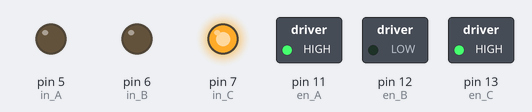
Recording of a sketch running on a simulated Arduino Uno, built with avr-gcc and run on an emulated ATmega328P. Shown: switched loads named in the sketch (green lamp = pin HIGH), output pins drawn as LEDs (lit = HIGH). What the sketch prints to the serial monitor is not drawn.

Above: at 0.15 s.
At 0.75 s:
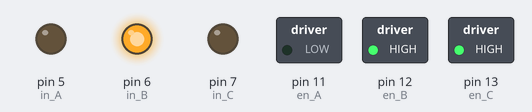
At 1.05 s:
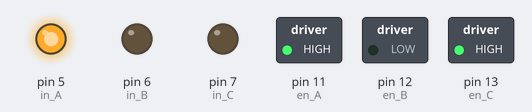
At 1.35 s:
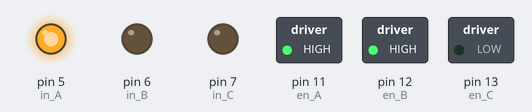
At 2.25 s:
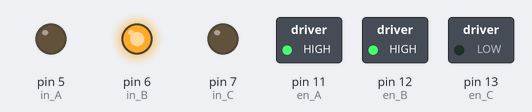
At 3.45 s:
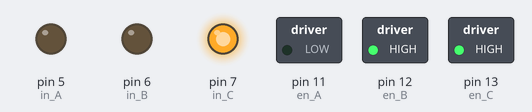
Timing chart, 0 to 4.1 s (numbered marks = the images above):
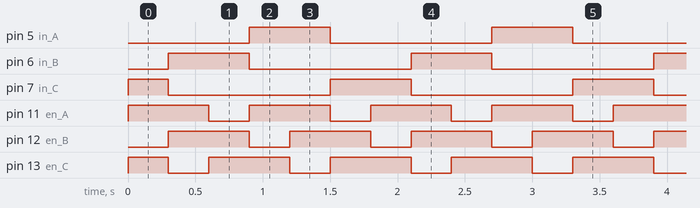

The sketch:

test_sudongPulses1.ino
```cpp
const byte en_A = 11;
const byte in_A = 5;
const byte en_B = 12;
const byte in_B = 6;
const byte en_C = 13;
const byte in_C = 7;

int speed_motor = 300;

void setup() {
  pinMode(en_A,OUTPUT);
  pinMode(in_A,OUTPUT);
  pinMode(en_B,OUTPUT);
  pinMode(in_B,OUTPUT);
  pinMode(en_C,OUTPUT);
  pinMode(in_C,OUTPUT);

  // start serial port at 9600 bps:
  Serial.begin(115200);
  while (!Serial) {
    ; // wait for serial port to connect. Needed for native USB port only
  }
}

void loop() {
  //increasing speed gradually by loop
  for (int i=0; i<20; i++) {
    motor_run();
  }

  if (speed_motor > 3) speed_motor = speed_motor - 1; //increasing speed
  Serial.println(speed_motor);  //print out speed to serial port
}

void motor_run() {
  digitalWrite(en_A,1);
  digitalWrite(in_A,0);
  digitalWrite(en_B,0);
  digitalWrite(in_B,0);
  digitalWrite(en_C,1);
  digitalWrite(in_C,1);
  delay(speed_motor); //Phase 1
  digitalWrite(en_A,1);
  digitalWrite(in_A,0);
  digitalWrite(en_B,1);
  digitalWrite(in_B,1);
  digitalWrite(en_C,0);
  digitalWrite(in_C,0);
  delay(speed_motor); //Phase 2
  digitalWrite(en_A,0);
  digitalWrite(in_A,0);
  digitalWrite(en_B,1);
  digitalWrite(in_B,1);
  digitalWrite(en_C,1);
  digitalWrite(in_C,0);
  delay(speed_motor); //Phase 3
  digitalWrite(en_A,1);
  digitalWrite(in_A,1);
  digitalWrite(en_B,0);
  digitalWrite(in_B,0);
  digitalWrite(en_C,1);
  digitalWrite(in_C,0);
  delay(speed_motor); //Phase 4
  digitalWrite(en_A,1);
  digitalWrite(in_A,1);
  digitalWrite(en_B,1);
  digitalWrite(in_B,0);
  digitalWrite(en_C,0);
  digitalWrite(in_C,0);
  delay(speed_motor); //Phase 5
  digitalWrite(en_A,0);
  digitalWrite(in_A,0);
  digitalWrite(en_B,1);
  digitalWrite(in_B,0);
  digitalWrite(en_C,1);
  digitalWrite(in_C,1);
  delay(speed_motor); //Phase 6
}


/*
int u = 5;
int v = 6;
int w = 7;
int EN1 = 12;
int EN2 = 11;
int f = A0;

int val2 = 6000;

void setup() {
  // put your setup code here, to run once:
  Serial.begin(115200);
  pinMode(u, OUTPUT);
  pinMode(v, OUTPUT);
  pinMode(w, OUTPUT);
  pinMode(EN1, OUTPUT);
  pinMode(EN2, OUTPUT);
  pinMode(f, INPUT);
  digitalWrite(u, LOW);
  digitalWrite(v, LOW);
  digitalWrite(w, LOW);
  digitalWrite(EN1, HIGH);
  digitalWrite(EN2, HIGH);
  digitalWrite(w, HIGH);
  delayMicroseconds(val2);
  digitalWrite(u, HIGH);
}

void loop() {
  delayMicroseconds(val2);
  digitalWrite(v, HIGH);
  digitalWrite(w, LOW);
  delayMicroseconds(val2);
  digitalWrite(w, HIGH);
  digitalWrite(u, LOW);
  delayMicroseconds(val2);
  digitalWrite(u, HIGH);
  digitalWrite(v, LOW);
  if (val2 > 2000) {
    val2 -= 10;
    Serial.println(val2);
  }
}
*/
```

Measured:
- by itself, pin 5 (in_A), pin 6 (in_B): alternates HIGH for 0.60 s and LOW for 1.2 s
- by itself, pin 7 (in_C): repeats every 1.8 s: LOW 1.2 s, HIGH 0.60 s
- by itself, pin 11 (en_A), pin 12 (en_B): alternates HIGH for 0.60 s and LOW for 0.30 s
- by itself, pin 13 (en_C): repeats every 0.90 s: LOW 0.30 s, HIGH 0.60 s
